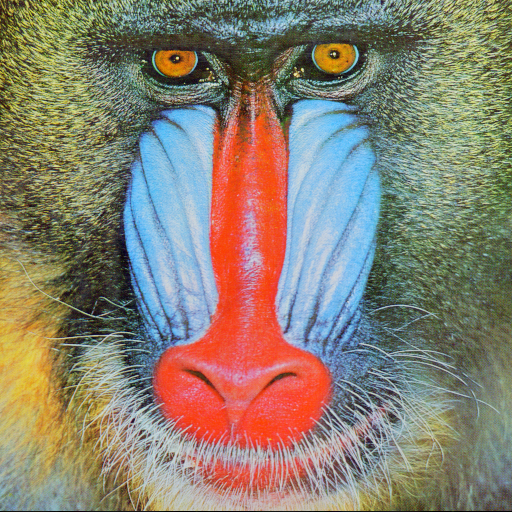
#> input picture 05/mandrillFarbe.png, 512 x 512 px
$ python blatt05_4.py
#> lines starting #> are read from the running program, lines starting #| are printed output that depends on the picture
# -*- coding: utf-8 -*-
"""
@author: Merle Hoffmann (7031673),
         Abdulssatar Khateb (6976879),
         Felix Swimmer (7162123)

Aufgabe 04  Umgang mit Farbbildern in Python

4.1
Ladet das BildmandrillFarbe.png aus dem Moodle und zeigt es an
"""
import numpy as np
import matplotlib.pyplot as plt
from skimage.io import imread, imsave
import skimage.color as color

img = imread('mandrillFarbe.png')
#> img is the input picture: shape (512, 512, 3); mean R, G, B 137.4, 128.9, 113.1
#plt.imshow(img)


"""
4.2
Invertiert das Bild, indem ihr jeden Farbwert einzeln im RGB-Modell invertiert. Welche Farben
des Ursprungsbildes werden dabei auf welche Farben im neuen Bild abgebildet?
"""
# Es wird die Rotfarbe auf Blaufarbe und die Blaufarbe auf Rotfarbe
#abgebildet. Grün wird auf Grünabgebildet
imgInvert = np.copy(img)
for x in range(img.shape[0]):
    for y in range(img.shape[1]):
        r,g,b=img[x,y,:]
        invert_r = 255 - r
        invert_g = 255 - g
        invert_b = 255 - b
        imgInvert[x,y,:] = invert_r,invert_g,invert_b
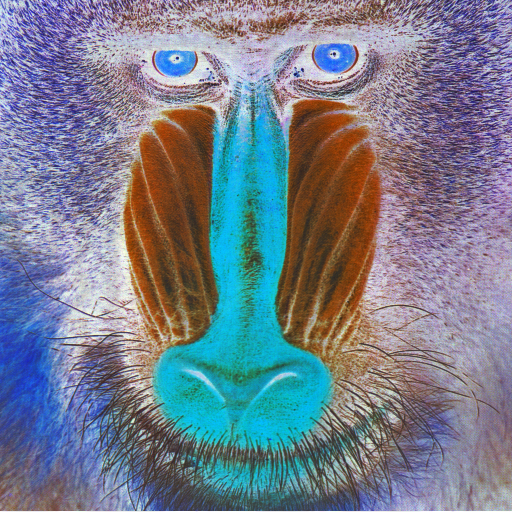
#> imgInvert: shape (512, 512, 3); mean R, G, B 117.6, 126.1, 141.9
#plt.imshow(imgInvert)


#imgInvert1 = 255 - img    gleiche Ergebinss mit Broadcasting


"""
4.3
Zerlegt das Bild in seine einzelnen Farbkanäle als Graustufenbilder und zeigt diese an. Was sagen
euch die Helligkeitswerte in den drei Einzelbildern?
"""


imgR = img[:,:,0]
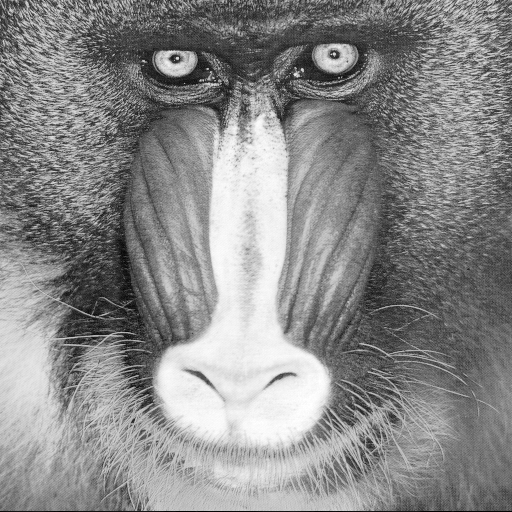
#> imgR: shape (512, 512); min 0, max 255, mean 137.4
imgG = img[:,:,1]
imgB = img[:,:,2]
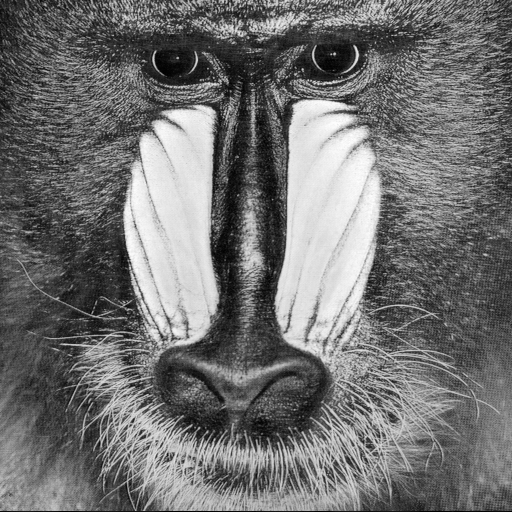
#> imgB: shape (512, 512); min 0, max 255, mean 113.1

#plt.imshow(imgR, cmap='gray', vmin=0, vmax=255) #Rot töne vor allem auf der nase und in den augen
#plt.imshow(imgG, cmap='gray', vmin=0, vmax=255) #Grün töne vor allem neben der nase und im mund bereich
#plt.imshow(imgB, cmap='gray', vmin=0, vmax=255) #Blau Töne überlappen mit den grün tönen am meisten, gar nicht in den augen vorhanden


"""
4.4
Setzt nun die drei Farbkanäle wieder zusammen zu einem RGB-Bild. Tauscht dabei aber die
Kanäle Rot und Blau. Wie verändert sich das Bild und warum ist das so?
"""
#Das Bild verändert sich da wir die Farbkanäle gewechslt von RGB zu BGR haben,
# und dies führt zur Änderung an der Farbe. Am auffälligsten ist die Nase und Augen die stark blau werden
imgBGR = np.dstack((imgB,imgG,imgR))
#plt.imshow(imgBGR)

"""
4.5
Wandelt das RGB-Bild in ein Grauwertbilder um. Nehmt dabei an, dass sich der Grauwert je
Pixel als Mittelwert der drei Farbwerte an dieser Position berechnet.
"""

imgGray = np.mean(img,axis=2)
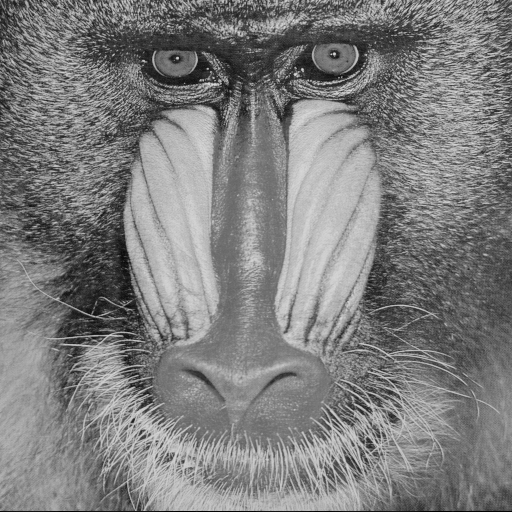
#> imgGray: shape (512, 512) float64; min 0, max 222.7, mean 126.5
#plt.imshow(imgGray, cmap='gray', vmin=0, vmax=255)


"""
4.6
Wie verändert sich das Bild, wenn ihr die Sättigung des Bildes voll aufdreht (1) oder komplett
herunterdreht (0)? Probiert es aus und erklärt die Veränderungen.
Hinweis 1: Nutzt den HSI-Farbraum und führt dort die Veränderung durch. Vor dem Anzeigen
müsst ihr das Bild wieder in den RGB-Farbraum zurück umwandeln.
Hinweis 2: Für die Umwandlung in den HSI-Farbraum könnt ihr eure Funktionen aus Aufgabe
3 nutzen oder ihr verwendet die Funktionen skimage.color.rgb2hsv bzw. skimage.color.
hsv2rgb für den eng verwandten HSV-Farbraum, der sich hauptsächlich in der Berechnung der
Helligkeit vom HSI-Farbraum unterscheidet.
"""


#Die Sättigung des Bildes auf 1 stellen.
hsvS1 = color.rgb2hsv(img)
#> hsvS1: shape (512, 512, 3) float64; mean of channels 0, 1, 2 0.338, 0.376, 0.625
hsvS1[:,:,1] = 1
#> hsvS1: shape (512, 512, 3) float64; mean of channels 0, 1, 2 0.338, 1, 0.625
imgS1 = color.hsv2rgb(img)
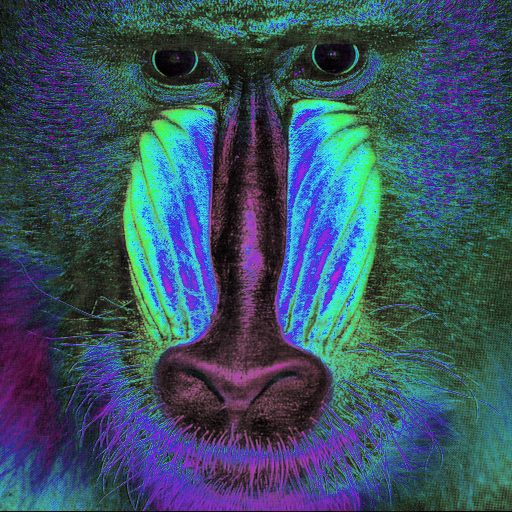
#> imgS1: shape (512, 512, 3) float64; mean R, G, B 0.228, 0.32, 0.39
#plt.imshow(imgS1)

#Alle Farben im Bild werden noch stärker

#Die Sättigung des Bildes auf 0 stellen
hsvS0 = color.rgb2hsv(img)
hsvS0[:,:,1] = 0
#> hsvS0: shape (512, 512, 3) float64; mean of channels 0, 1, 2 0.338, 0, 0.625
imgS0 = color.hsv2rgb(hsvS0)
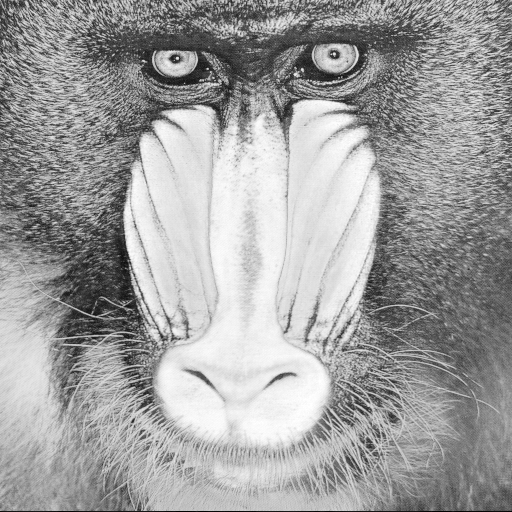
#> imgS0: shape (512, 512, 3) float64; min 0, max 1, mean 0.625
#plt.imshow(imgS0)

#Das Bild wird zu grayscale


"""
4.7
Verändert die Farbtöne (hue) des Bildes indem ihr alle Farbtöne im Bild um jeweils 60; 120 und
240 im HSI-Farbkreis dreht (bspw. 0 auf 60, 0 auf 120, 0 auf 240). Welche Auswirkungen
haben diese Veränderungen?
"""


hsvHue = color.rgb2hsv(img)
hsvHue[:,:,0] += 60 #120, 240
#> hsvHue: shape (512, 512, 3) float64; mean of channels 0, 1, 2 60.3, 0.4, 0.6
img=color.hsv2rgb(hsvHue)
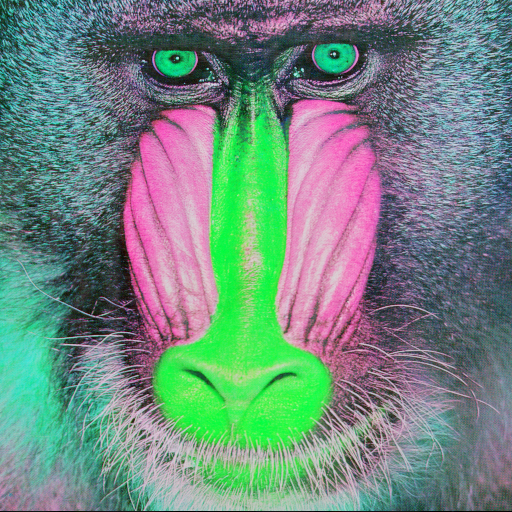
#> img: shape (512, 512, 3) float64; mean R, G, B 0.444, 0.539, 0.505
plt.imshow(img)

#Der Effekt ist das alle Farben verschoben werden

#Bei 60: Nase wird ein Neon-Grün, der Bereich um die Nase herum wird Pink, die Augen ebenfalls Grün, das Fell kriegt eine cyane Farbe
#Bei 120: Nase wird zu einem blauen Lila, der Bereich um die Nase wird zu einem grünen Gelb, das Fell wird pink, die Augen sind lila
#Bei 240: Gleich wie 120 Grad
